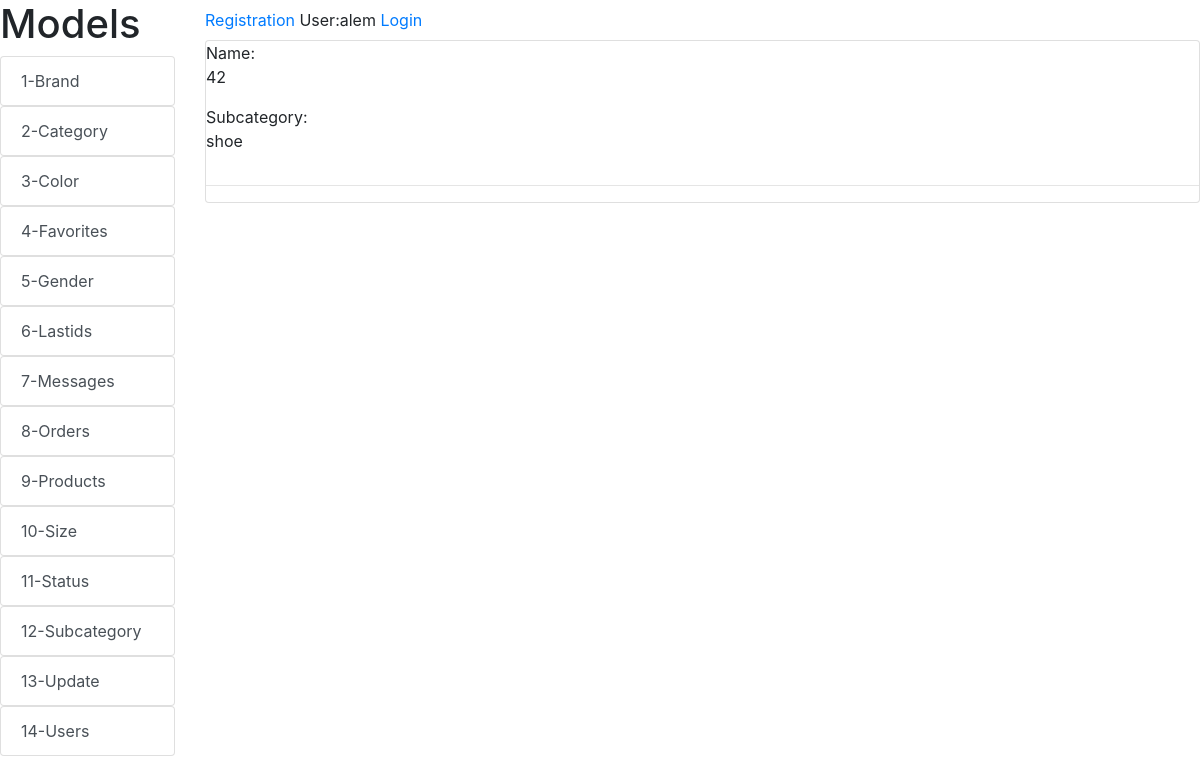
Page /size/ (signed in) on the committed database.
### alemsite/models.py (models this page shows, shortened)
class UserAlem(AbstractUser):
   phone = models.IntegerField(null=True)
   surname = models.TextField(max_length=100, default='')

class Size(models.Model):
    name = models.CharField(max_length=100)
    subcategory = models.ForeignKey('Subcategory', on_delete=models.CASCADE)

class Subcategory(models.Model):
    category = models.ForeignKey('Category', on_delete=models.CASCADE, related_name='subcategory', default='')
    name = models.CharField(max_length=150,)
    def __str__(self):
        return self.name

### alemsite/views.py (the view)
# urls.py: path('size/', size, name='size'),
def size(request):
    size = Size.objects.all()
    return render(request, 'size/size.html', {'size':size})

### alemsite/templates/size/size.html
{% extends 'index.html'%}
{% block content %}
    {% for item in size %}
        Name:
    <p>{{ item.name }}</p>
        Subcategory:
    <p>{{ item.subcategory }}</p>
        <hr>
    {% endfor %}
{% endblock %}

### alemsite/templates/index.html (shortened to what this page needs)
<!DOCTYPE html>
{% load static %}
<html lang="en">
<head>
    <link rel="stylesheet" href="{% static 'css/bootstrap.css' %}">
    <link rel="stylesheet" href="{% static 'css/bootstrap.min.css' %}">
    <link rel="stylesheet" href="{% static 'css/bootstrap-grid.css' %}">
    <link rel="stylesheet" href="{% static 'css/bootstrap-grid.min.css' %}">
    <link rel="stylesheet" href="{% static 'css/bootstrap-reboot.css' %}">
    <link rel="stylesheet" href="{% static 'css/bootstrap-reboot.min.css' %}">
    <link rel="stylesheet" href="{% static 'css/main-stylesheet' %}">
</head>
<body>
<div class="row">
<div class="col-md-2">
<h1>Models</h1>
<div class="list-group"><a href="{% url 'brand' %}" class="list-group-item list-group-item-action">1-Brand</a></div>
<div class="list-group"><a href="{% url 'category' %}" class="list-group-item list-group-item-action">2-Category</a></div>
<div class="list-group"><a href="{% url 'color' %}" class="list-group-item list-group-item-action">3-Color</a></div>
<div class="list-group"><a href="{% url 'favlist' %}" class="list-group-item list-group-item-action">4-Favorites</a></div>
<div class="list-group"><a href="{% url 'gender' %}" class="list-group-item list-group-item-action">5-Gender</a></div>
<div class="list-group"><a href="{% url 'lastids' %}" class="list-group-item list-group-item-action">6-Lastids</a></div>
<div class="list-group"><a href="{% url 'messages' %}" class="list-group-item list-group-item-action">7-Messages</a></div>
<div class="list-group"><a href="{% url 'orderlist' %}" class="list-group-item list-group-item-action">8-Orders</a></div>
<div class="list-group"><a href="{% url 'cat' %}" class="list-group-item list-group-item-action">9-Products</a></div>
<div class="list-group"><a href="{% url 'size' %}" class="list-group-item list-group-item-action">10-Size</a></div>
<div class="list-group"><a href="{% url 'status' %}" class="list-group-item list-group-item-action">11-Status</a></div>
<div class="list-group"><a href="{% url 'subcategory' %}" class="list-group-item list-group-item-action">12-Subcategory</a></div>
<div class="list-group"><a href="#" class="list-group-item list-group-item-action">13-Update</a></div>
<div class="list-group"><a href="{% url 'user' %}" class="list-group-item list-group-item-action">14-Users</a></div>
</div>
<div class="col-md-10">
<span class="navbar-text">
    <a href="{% url 'userRegister' %}">Registration     </a>
    {% if request.user.is_authenticated %}
        User:{{ user.username }}
    {% endif %}
</span>
<span class="navbar-text">
    <a href="{% url 'userLogin' %}">Login     </a>
</span>
<div class="card mb-3">
    {% block content %}Content{% endblock %}
</div>
</div>
</div>
</body>
</html>

### rows in the picture
UserAlem: username "alem"
Size: name "42", subcategory "shoe"
